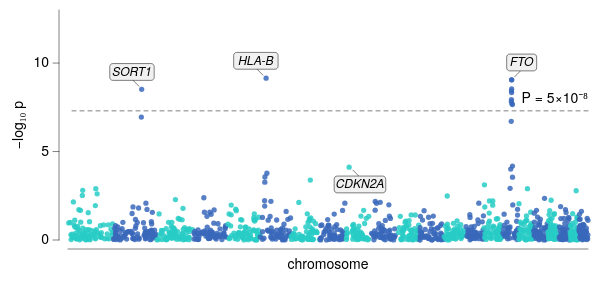

Vega-Lite specification for this chart:
### Vega-Lite specification from a JSON file in a GitHub repository (floating-point values rounded to 4 significant figures; data arrays with more than 128 entries replaced by an {"elided": "..."} marker saying what was removed)
{"background": null, "config": {"arc": {"fill": "#DBDBDB", "fillOpacity": 1.0, "innerRadius": 28.75, "padAngle": 0.03, "stroke": "black", "strokeOpacity": 1, "strokeWidth": 0.25}, "area": {"fill": "#DBDBDB", "fillOpacity": 1.0, "stroke": "black", "strokeOpacity": 1, "strokeWidth": 0.25}, "axis": {"domain": true, "domainCap": "round", "domainColor": "black", "domainWidth": 0.25, "grid": false, "gridCap": "round", "gridColor": "#F1F1F1", "gridDash": [0, 0], "gridOpacity": 1.0, "gridWidth": 0.25, "labelColor": "black", "labelFont": "Helvetica Neue", "labelFontSize": 7, "labelFontStyle": "normal", "labelFontWeight": 400, "offset": 4.5, "ticks": true, "tickCap": "round", "tickColor": "black", "tickRound": false, "tickSize": 3, "tickWidth": 0.25, "titleColor": "black", "titleFont": "Helvetica Neue", "titleFontSize": 7, "titleFontStyle": "normal", "titleFontWeight": 400}, "axisX": {"domain": true, "labelAlign": "center", "labelAngle": 0, "labels": true, "ticks": true, "translate": 0}, "axisY": {"domain": true, "labelAlign": "right", "labelAngle": 0, "labels": true, "ticks": true, "translate": 0}, "axisRight": {"domain": true, "labelAlign": "left", "labelAngle": 0, "labels": true, "ticks": true, "translate": 0}, "axisTop": {"domain": true, "labelAlign": "center", "labelAngle": 0, "labels": true, "ticks": true, "translate": 0}, "axisBand": {"tickOffset": 0}, "bar": {"fill": "#DBDBDB", "fillOpacity": 1.0, "stroke": "black", "strokeOpacity": 1, "strokeWidth": 0.25}, "boxplot": {"size": 10.35, "ticks": {"cornerRadius": 0.25, "fill": "black", "opacity": 1, "size": 5.175, "thickness": 0.25}, "box": {"fillOpacity": 1.0, "stroke": "black", "strokeOpacity": 1, "strokeWidth": 0.25}, "median": {"cornerRadius": 0, "fill": "black", "fillOpacity": 1.0, "opacity": 1, "size": 10.35, "thickness": 0.25}, "rule": {"fill": "black", "fillOpacity": 1.0, "size": 11.5, "stroke": "black", "strokeDash": [0, 0], "strokeOpacity": 1, "strokeWidth": 0.25}, "outliers": {"color": "black", "fill": "black", "fillOpacity": 1.0, "size": 0, "stroke": "black", "strokeOpacity": 1, "strokeWidth": 0.25}}, "circle": {"fill": "black", "fillOpacity": 1.0, "size": 0.575, "stroke": null, "strokeOpacity": 1, "strokeWidth": 0.25}, "errorband": {"band": {"fillOpacity": 0.6, "stroke": null, "strokeWidth": 0.25, "strokeOpacity": 1}, "borders": {"opacity": 0, "strokeOpacity": 0.25, "strokeWidth": 1}}, "errorbar": {"opacity": 1, "rule": {"strokeDash": [0, 0], "strokeWidth": 0.25}, "ticks": {"color": "black", "cornerRadius": 0.125, "opacity": 1, "size": 6.9, "thickness": 0.25}, "thickness": 0.25}, "font": "Helvetica Neue", "geoshape": {"fill": "#DBDBDB", "fillOpacity": 1.0, "stroke": "black", "strokeOpacity": 1, "strokeWidth": 0.25}, "header": {"labelColor": "black", "labelFont": "Helvetica Neue", "labelFontSize": 7, "labelFontStyle": "normal", "labelFontWeight": 400, "titleColor": "black", "titleFont": "Helvetica Neue", "titleFontSize": 7, "titleFontStyle": "normal", "titleFontWeight": 400, "titlePadding": 0}, "legend": {"disable": false, "offset": 4.5, "titlePadding": 4, "labelOffset": 2, "gradientLabelOffset": 2, "gradientLength": 57.5, "gradientThickness": 5.75, "gradientOpacity": 1.0, "gradientStrokeColor": "black", "gradientStrokeWidth": 0.25, "labelColor": "black", "labelFont": "Helvetica Neue", "labelFontSize": 7, "labelFontStyle": "normal", "labelFontWeight": 400, "strokeColor": "black", "strokeWidth": 0, "symbolSize": 42, "symbolStrokeColor": "black", "symbolStrokeWidth": 0.25, "titleColor": "black", "titleFont": "Helvetica Neue", "titleFontSize": 7, "titleFontStyle": "normal", "titleFontWeight": 400}, "line": {"color": "black", "stroke": "black", "strokeCap": "round", "strokeDash": [0, 0], "strokeOpacity": 1, "strokeWidth": 0.375}, "point": {"filled": true, "fill": "#DBDBDB", "fillOpacity": 1.0, "size": 5.75, "stroke": "black", "strokeOpacity": 1, "strokeWidth": 0.25}, "range": {"category": ["#C6D9F1", "#F1C9CB", "#FEF0B9", "#CEE37A", "#7AA8E0", "#E589A3", "#FDDD5D", "#68B961", "#4177B1", "#C35082", "#E5C227", "#438156"], "diverging": {"scheme": ["#C35082", "#CE6D94", "#D989A7", "#E2A4BA", "#EABFCE", "#F1DBE2", "#F6F6F6", "#D7E0EB", "#B9CBE0", "#9BB6D5", "#7DA1C9", "#5F8CBD", "#4177B1"]}, "heatmap": {"scheme": ["#32022B", "#43044D", "#4C196E", "#4D338C", "#484DA6", "#3A68BB", "#1D83CA", "#1D9CCB", "#23B5C9", "#28CDC5", "#4DE0B4", "#91EE9F"]}, "ordinal": {"scheme": ["#F1F1F1", "#DBDBDB", "#C6C6C6", "#B2B2B2", "#9D9D9D", "#898989", "#767676", "#636363", "#515151", "#404040", "#2F2F2F", "#1F1F1F"]}, "ramp": {"scheme": ["#32022B", "#43044D", "#4C196E", "#4D338C", "#484DA6", "#3A68BB", "#1D83CA", "#1D9CCB", "#23B5C9", "#28CDC5", "#4DE0B4", "#91EE9F"]}}, "rule": {"color": "black", "stroke": "black", "strokeCap": "round", "strokeDash": [2, 2], "strokeOpacity": 1, "strokeWidth": 0.25}, "scale": {"bandPaddingInner": 0.1, "bandPaddingOuter": 0.1, "round": false}, "rect": {"fill": "#DBDBDB", "fillOpacity": 1.0, "stroke": "black", "strokeOpacity": 1, "strokeWidth": 0.25}, "square": {"fill": "#DBDBDB", "fillOpacity": 1.0, "size": 11.5, "stroke": "black", "strokeOpacity": 1, "strokeWidth": 0.25}, "text": {"color": "black", "font": "Helvetica Neue", "fontSize": 7, "fontStyle": "normal", "fontWeight": 400}, "tick": {"color": "black", "cornerRadius": 0.125, "opacity": 1.0, "size": 10.35, "thickness": 0.25}, "title": {"anchor": "middle", "frame": "group", "color": "black", "font": "Helvetica Neue", "fontSize": 7, "fontStyle": "normal", "fontWeight": 400, "subtitleColor": "black", "subtitleFont": "Helvetica Neue", "subtitleFontSize": "Helvetica Neue", "subtitleFontStyle": "normal", "subtitleFontWeight": 400}, "trail": {"color": "black", "opacity": 1, "size": 0.375}, "view": {"continuousWidth": 260, "continuousHeight": 115, "discreteWidth": 260, "discreteHeight": 115, "fill": null, "stroke": null, "strokeWidth": 0.25}}, "layer": [{"data": {"name": "data-03186213ed5e726b81dd02ff130392d8"}, "mark": {"type": "circle", "opacity": 0.85, "size": 7}, "encoding": {"color": {"field": "parity", "legend": null, "scale": {"range": ["#3A68BB", "#28CDC5"]}, "type": "nominal"}, "x": {"axis": {"labels": false, "ticks": false}, "field": "pos", "title": "chromosome", "type": "quantitative"}, "y": {"field": "logp", "scale": {"domain": [0, 13]}, "title": "−log₁₀ p", "type": "quantitative"}}}, {"layer": [{"data": {"values": [{"__dysonsphere__": 1}]}, "mark": {"type": "rule", "opacity": 1.0, "strokeDash": [2, 2]}, "encoding": {"y": {"datum": 7.3}}}, {"data": {"values": [{"__dysonsphere__": 1}]}, "mark": {"type": "text", "align": "right", "baseline": "bottom", "dx": 0, "dy": -3, "fontSize": 7}, "encoding": {"text": {"value": "P = 5×10⁻⁸"}, "x": {"value": 260}, "y": {"datum": 7.3}}}]}, {"layer": [{"data": {"values": [{"__dysonsphere__": 1}]}, "mark": {"type": "rule", "strokeDash": [0, 0]}, "encoding": {"x": {"datum": 392.7, "scale": {"domain": [0, 2875.0], "nice": false, "padding": 0, "zero": false}}, "x2": {"datum": 357.6}, "y": {"datum": 8.687, "scale": {"domain": [0, 13], "nice": false, "padding": 0, "zero": false}}, "y2": {"datum": 9.05}}}, {"data": {"values": [{"__dysonsphere__": 1}]}, "mark": {"type": "rect", "cornerRadius": 1.5, "fill": "#F1F1F1", "fillOpacity": 1.0, "height": 8.4, "stroke": "black", "strokeWidth": 0.25, "width": 22.2}, "encoding": {"x": {"datum": 353.7}, "xOffset": {"value": 0.0}, "y": {"datum": 9.497}, "yOffset": {"value": 0.0}}}, {"data": {"values": [{"__dysonsphere__": 1}]}, "mark": {"type": "text", "align": "center", "baseline": "middle", "fontSize": 6, "fontStyle": "italic"}, "encoding": {"text": {"value": "SORT1"}, "x": {"datum": 353.7}, "y": {"datum": 9.497}}}, {"data": {"values": [{"__dysonsphere__": 1}]}, "mark": {"type": "rule", "strokeDash": [0, 0]}, "encoding": {"x": {"datum": 1078.0}, "x2": {"datum": 1043.0}, "y": {"datum": 9.318}, "y2": {"datum": 9.681}}}, {"data": {"values": [{"__dysonsphere__": 1}]}, "mark": {"type": "rect", "cornerRadius": 1.5, "fill": "#F1F1F1", "fillOpacity": 1.0, "height": 8.4, "stroke": "black", "strokeWidth": 0.25, "width": 22.2}, "encoding": {"x": {"datum": 1039.0}, "xOffset": {"value": 0.0}, "y": {"datum": 10.13}, "yOffset": {"value": 0.0}}}, {"data": {"values": [{"__dysonsphere__": 1}]}, "mark": {"type": "text", "align": "center", "baseline": "middle", "fontSize": 6, "fontStyle": "italic"}, "encoding": {"text": {"value": "HLA-B"}, "x": {"datum": 1039.0}, "y": {"datum": 10.13}}}, {"data": {"values": [{"__dysonsphere__": 1}]}, "mark": {"type": "rule", "strokeDash": [0, 0]}, "encoding": {"x": {"datum": 1575.0}, "x2": {"datum": 1610.0}, "y": {"datum": 3.95}, "y2": {"datum": 3.587}}}, {"data": {"values": [{"__dysonsphere__": 1}]}, "mark": {"type": "rect", "cornerRadius": 1.5, "fill": "#F1F1F1", "fillOpacity": 1.0, "height": 8.4, "stroke": "black", "strokeWidth": 0.25, "width": 25.8}, "encoding": {"x": {"datum": 1614.0}, "xOffset": {"value": 0.0}, "y": {"datum": 3.14}, "yOffset": {"value": 0.0}}}, {"data": {"values": [{"__dysonsphere__": 1}]}, "mark": {"type": "text", "align": "center", "baseline": "middle", "fontSize": 6, "fontStyle": "italic"}, "encoding": {"text": {"value": "CDKN2A"}, "x": {"datum": 1614.0}, "y": {"datum": 3.14}}}, {"data": {"values": [{"__dysonsphere__": 1}]}, "mark": {"type": "rule", "strokeDash": [0, 0]}, "encoding": {"x": {"datum": 2469.0}, "x2": {"datum": 2504.0}, "y": {"datum": 9.223}, "y2": {"datum": 9.586}}}, {"data": {"values": [{"__dysonsphere__": 1}]}, "mark": {"type": "rect", "cornerRadius": 1.5, "fill": "#F1F1F1", "fillOpacity": 1.0, "height": 8.4, "stroke": "black", "strokeWidth": 0.25, "width": 15.0}, "encoding": {"x": {"datum": 2508.0}, "xOffset": {"value": 0.0}, "y": {"datum": 10.03}, "yOffset": {"value": 0.0}}}, {"data": {"values": [{"__dysonsphere__": 1}]}, "mark": {"type": "text", "align": "center", "baseline": "middle", "fontSize": 6, "fontStyle": "italic"}, "encoding": {"text": {"value": "FTO"}, "x": {"datum": 2508.0}, "y": {"datum": 10.03}}}]}], "$schema": "https://vega.github.io/schema/vega-lite/v6.4.1.json", "datasets": {"data-03186213ed5e726b81dd02ff130392d8": {"elided": "1213 records"}}}
